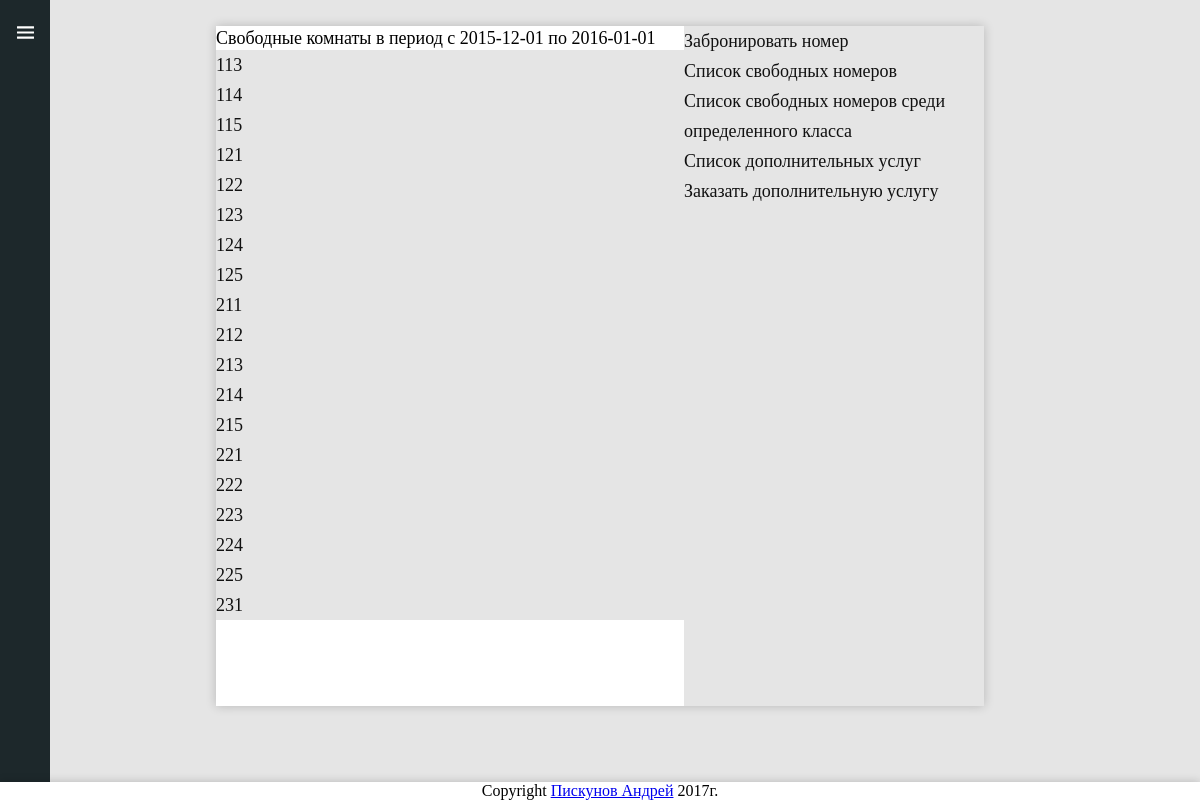
Page /booking/room/2015-12-01/2016-01-01/ on the committed database.
### stuff/models.py (models this page shows)
class Room (models.Model):
    housing = models.SmallIntegerField(
        'Корпус'
        )
    floor = models.SmallIntegerField(
        'Этаж'
        )
    number = models.SmallIntegerField(
        'Номер'
        )
    per_night = models.SmallIntegerField(
        'Стоимость за ночь'
        )
    number_beds = models.SmallIntegerField(
        'Количество спальных мест'
        )
    STYLE_CHOICES=(
        ('budget','budget'),
        ('business','business'),
        ('lux','lux')
        )
    style=models.CharField(
            'Класс аппартаментов',
            max_length=15,
            choices=STYLE_CHOICES
            )
    def __str__(self):
        return str(self.housing)+str(self.floor)+str(self.number)

### bill/views.py (the view)
# urls.py: url(r'^room/(?P<sdate>[-0-9]+)/(?P<edate>[-0-9]+)/$',FindFreeRoom,name='freeroom'),
def FindFreeRoom(request,sdate,edate):
    booking=Booking.objects.filter(s_date__range=(sdate,edate)).filter(e_date__range=(sdate,edate),is_delete=False)
    rooms=Room.objects.all()
    args={}
    freeroom={}
    for room in rooms:
        if not booking.filter(room=room).exists():
            freeroom[room]=room
    args['freeroom']=freeroom.items()
    args['sdate']=sdate
    args['edate']=edate
    return render (request,'bill/freeroom.html',args)

### bill/templates/bill/freeroom.html
{% extends "bill/booking_base.html" %}
{% block content %}
Свободные комнаты в период с {{ sdate }} по {{ edate }}
{% for item,value in freeroom %}
<a href="{% url 'booking:roomdetail' item.housing item.floor item.number %}">{{ item }}</a>
{% endfor %}
{% endblock %}

### static/css/style.css (style rules this page uses)
.content a { display: block; line-height: 30px; color:#111111; text-decoration: none; background:#e5e5e5; }
body { background:#e5e5e5; z-index:3; }

### rows in the picture
Room: housing+floor+number "113"
Room: housing+floor+number "114"
Room: housing+floor+number "115"
Room: housing+floor+number "121"
Room: housing+floor+number "122"
Room: housing+floor+number "123"
Room: housing+floor+number "124"
Room: housing+floor+number "125"
Room: housing+floor+number "211"
Room: housing+floor+number "212"
Room: housing+floor+number "213"
Room: housing+floor+number "214"
Room: housing+floor+number "215"
Room: housing+floor+number "221"
Room: housing+floor+number "222"
Room: housing+floor+number "223"
Room: housing+floor+number "224"
Room: housing+floor+number "225"
Room: housing+floor+number "231"

### other values in the picture
{{ sdate }} "2015-12-01"
{{ edate }} "2016-01-01"
